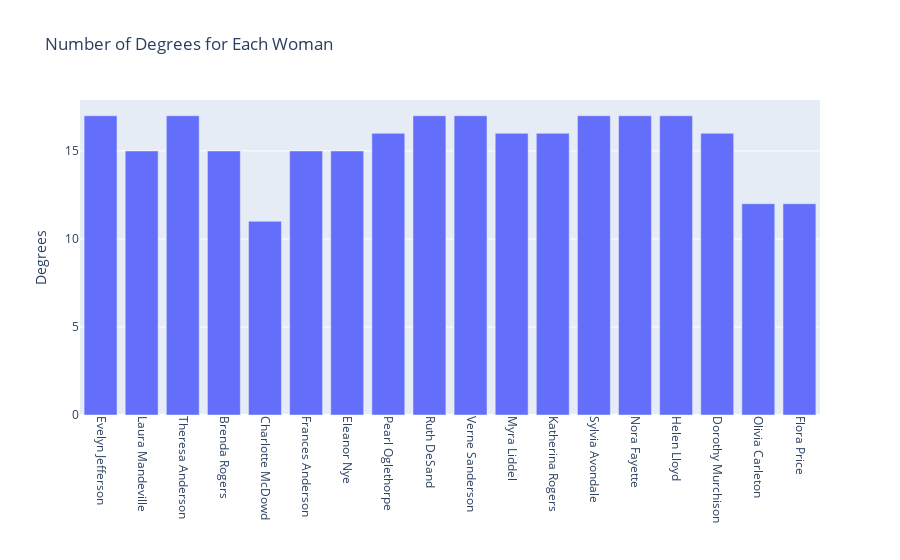

The notebook cell saved with this chart:
### Code cell
from pandas import DataFrame
import plotly as py
import plotly.graph_objs as go 
from plotly.offline import init_notebook_mode, plot, iplot
init_notebook_mode(connected=True)
df_women = DataFrame(list(nx.degree(W)),columns = ['Woman','Degrees']) 
df_women

fig = go.Figure()
fig.add_trace(go.Bar(
    x = df_women['Woman'],
    y = df_women['Degrees']))

fig.update_layout(go.Layout(
    title='Number of Degrees for Each Woman',
    xaxis=dict(
        title='', tickangle = 90
    ),
    yaxis=dict(
        title='Degrees'
    )
))
fig.show()

### Figure 1 — Plotly figure (JSON) as saved in the notebook; plotly's stock layout.template omitted (floating-point values rounded to 4 significant figures)
{"data": [{"type": "bar", "x": ["Evelyn Jefferson", "Laura Mandeville", "Theresa Anderson", "Brenda Rogers", "Charlotte McDowd", "Frances Anderson", "Eleanor Nye", "Pearl Oglethorpe", "Ruth DeSand", "Verne Sanderson", "Myra Liddel", "Katherina Rogers", "Sylvia Avondale", "Nora Fayette", "Helen Lloyd", "Dorothy Murchison", "Olivia Carleton", "Flora Price"], "y": [17, 15, 17, 15, 11, 15, 15, 16, 17, 17, 16, 16, 17, 17, 17, 16, 12, 12]}], "layout": {"title": {"text": "Number of Degrees for Each Woman"}, "xaxis": {"tickangle": 90, "title": {"text": ""}}, "yaxis": {"title": {"text": "Degrees"}}}}
